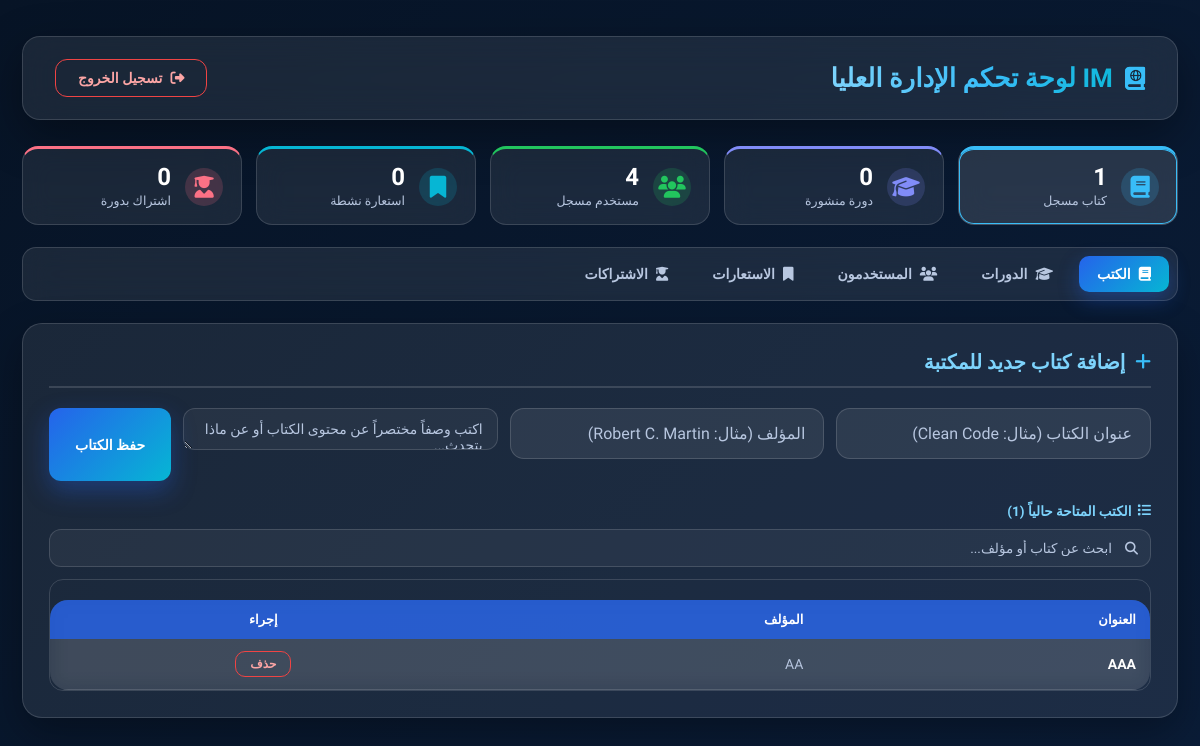
Page /admin (signed in) on the earlier database version.
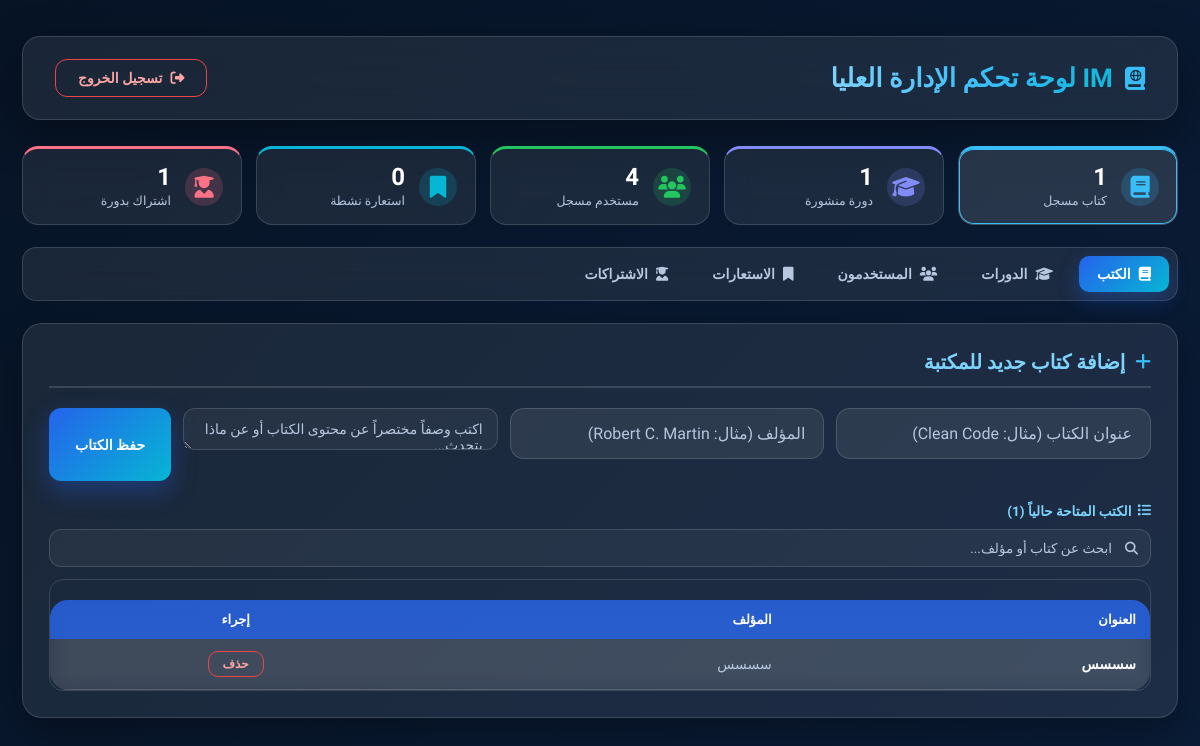
Same page on the later database version.
### tables this page shows
CREATE TABLE books (
            id INTEGER PRIMARY KEY AUTOINCREMENT,
            title TEXT NOT NULL,
            author TEXT NOT NULL,
            available INTEGER DEFAULT 1
        , description TEXT DEFAULT "");

### app.py (the view)
@app.route('/admin')
@admin_required
def admin_panel():
    conn = get_db_connection()
    try:
        users = conn.execute('SELECT id, username FROM users').fetchall()
        all_books = conn.execute('SELECT * FROM books ORDER BY id DESC').fetchall()
        all_courses = conn.execute('SELECT * FROM courses ORDER BY id DESC').fetchall()
        reservations = conn.execute('''
            SELECT users.username, books.title, books.author
            FROM reservations
            JOIN users ON reservations.user_id = users.id
            JOIN books ON reservations.book_id = books.id
        ''').fetchall()
        enrollments = conn.execute('''
            SELECT users.username, courses.title AS course_title, courses.instructor
            FROM enrollments
            JOIN users ON enrollments.user_id = users.id
            JOIN courses ON enrollments.course_id = courses.id
        ''').fetchall()
    finally:
        conn.close()
    return render_template(
        'admin.html', users=users, books=all_books, courses=all_courses,
        reservations=reservations, enrollments=enrollments
    )

### app.py (called while the page is built)
def get_db_connection():
    conn = sqlite3.connect(DB_PATH, timeout=30)
    conn.row_factory = sqlite3.Row
    conn.execute('PRAGMA foreign_keys = ON')
    return conn

def admin_required(view_func):
    @wraps(view_func)
    def wrapped(*args, **kwargs):
        if not session.get('is_admin'):
            return "غير مسموح لك بدخول هذه الصفحة!", 403
        return view_func(*args, **kwargs)
    return wrapped

### templates/admin.html (shortened to what the changed rows need)
<!DOCTYPE html>
<html lang="ar" dir="rtl">
<head>
<link rel="stylesheet" href="{{ url_for('static', filename='css/style.css') }}">
<link rel="stylesheet" href="https://cdnjs.cloudflare.com/ajax/libs/font-awesome/6.6.0/css/all.min.css">
</head>
<body>
<div class="admin-container">
  <header class="admin-header">
    <h1><i class="fa-solid fa-book-atlas"></i> IM لوحة تحكم الإدارة العليا</h1>
  </header>
  <div class="stats-row">
    <button type="button" class="stat-box stat-courses" data-tab="courses">
      <div><div class="num">{{ courses|length }}</div><div class="lbl">دورة منشورة</div></div>
    </button>
    <button type="button" class="stat-box stat-enrollments" data-tab="enrollments">
      <div><div class="num">{{ enrollments|length }}</div><div class="lbl">اشتراك بدورة</div></div>
    </button>
  </div>
  <section class="tab-panel" id="tab-books">
    <div class="admin-card">
      <h2 class="card-title"><i class="fa-solid fa-plus"></i> إضافة كتاب جديد للمكتبة</h2>
      <div class="table-responsive">
        <table class="admin-table" id="table-books">
          <thead>
            <tr>
              <th>العنوان</th>
              <th>المؤلف</th>
              <th style="text-align:center;">إجراء</th>
            </tr>
          </thead>
          <tbody>
            {% for book in books %}
            <tr>
              <td class="cell-strong">{{ book.title }}</td>
              <td>{{ book.author }}</td>
              <td style="text-align:center;">
                <form action="{{ url_for('delete_book', book_id=book.id) }}" method="POST" style="margin:0;">
                  <button type="submit" class="btn-delete" onclick="return confirm('هل أنت متأكد من حذف هذا الكتاب؟')">حذف</button>
                </form>
              </td>
            </tr>
            {% else %}
            <tr><td colspan="3" class="no-data">لا توجد كتب مضافة في قاعدة البيانات حالياً.</td></tr>
            {% endfor %}
          </tbody>
        </table>
      </div>
    </div>
  </section>
</div>
</body>
</html>

Differences in the rows shown:
removed books: title "AAA", author "AA"
added books: title "سسسس", author "سسسس"
Other differences:
{{ courses|length }}: "0" → "1"
{{ enrollments|length }}: "0" → "1"
